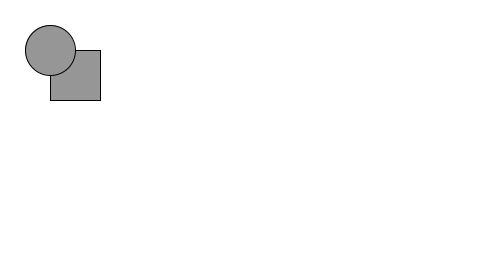
Frame 1 (no input)
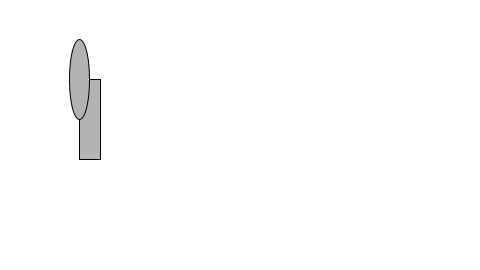
Frame 60 (the mouse pressed at the canvas centre just before this capture)
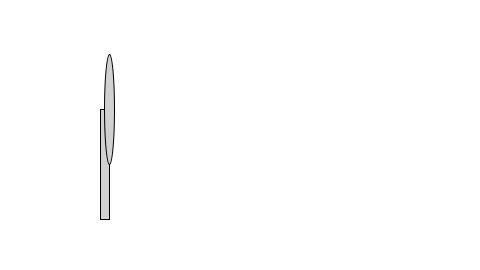
Frame 120 (the mouse held since frame 60 and released just before this capture)

The Processing sketch that drew these frames (run headless with seeded random() and noise(); from frame 60 on, the mouse is pressed at the canvas centre):

// Processing sketch: Example_4_4_Many_variables
// ── Example_4_4_Many_variables.pde
float circleX = 50;
float circleY = 50;
float rectX = 50;
float rectY = 50;
float high = 50;
float weight = 50;
int backgroundColor = 255;
float strokeColor = 0;
float fillColor = 150;
float change = 0.5;

void setup(){
  size(480, 270);  
}

void draw(){
  background(backgroundColor);
  stroke(strokeColor);
  fill(fillColor);
  //rectMode(CENTER);
  
  rect(rectX, rectY, weight, high);
  ellipse(circleX, circleY, weight, high);
  
  circleX = circleX + change;
  circleY = circleY + change;
  rectX += change;
  rectY += change;
  high += change;
  weight -= change;
  strokeColor = strokeColor - change;
  fillColor = fillColor + change;
}
